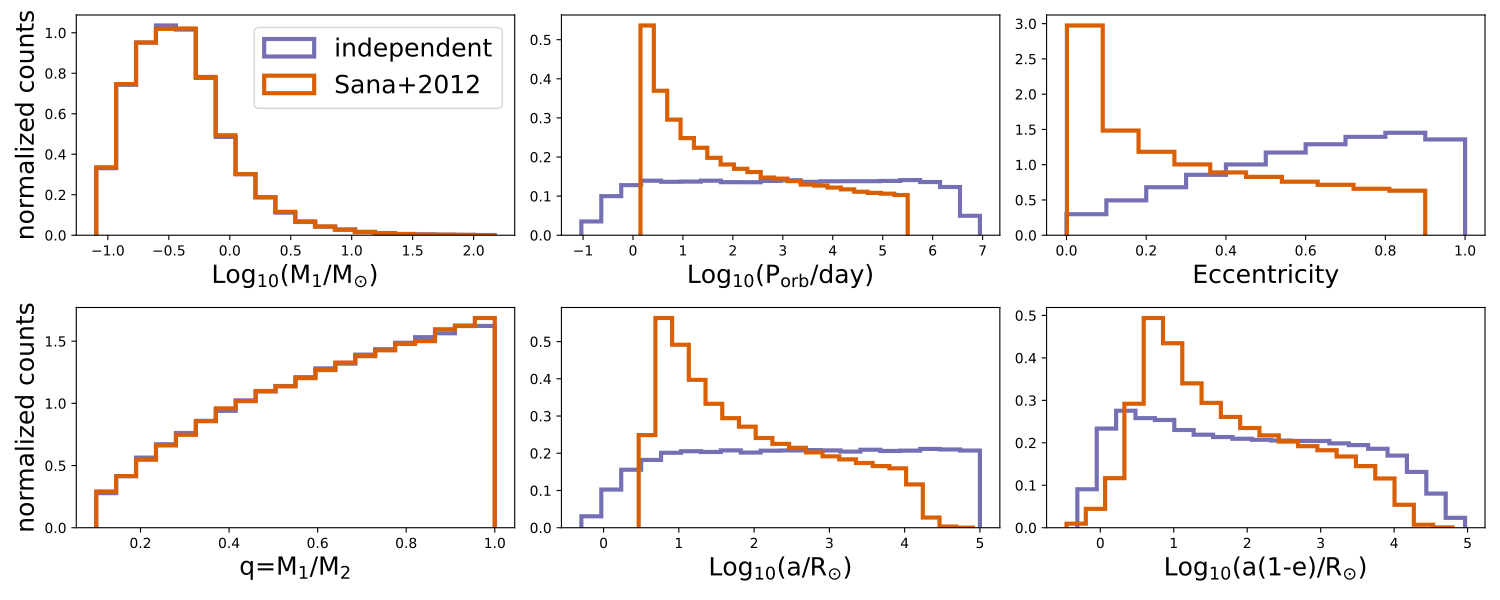

Reproduce this figure in Python.
from cosmic.utils import a_from_p
from cosmic.sample.initialbinarytable import InitialBinaryTable
import pandas as pd
import numpy as np
import matplotlib.pyplot as plt
final_kstar = np.linspace(0,14,15)
colors = {'green' : '#1b9e77', 'orange' : '#d95f02', 'purple' : '#7570b3'}
initC_logP, m_sin_logP, m_bin_logP, n_sin_logP, n_bin_logP = InitialBinaryTable.sampler('independent',
                                                                                        final_kstar1=final_kstar,
                                                                                        final_kstar2=final_kstar,
                                                                                        binfrac_model=1.0,
                                                                                        primary_model='kroupa01',
                                                                                        ecc_model='thermal',
                                                                                        porb_model='log_uniform',
                                                                                        qmin=-1,
                                                                                        SF_start=13700.0,
                                                                                        SF_duration=0.0,
                                                                                        met=0.02,
                                                                                        size=100000)
initC_Sana, m_sin_Sana, m_bin_Sana, n_sin_Sana, n_bin_Sana = InitialBinaryTable.sampler('independent',
                                                                                        final_kstar1=final_kstar,
                                                                                        final_kstar2=final_kstar,
                                                                                        binfrac_model=1.0,
                                                                                        primary_model='kroupa01',
                                                                                        ecc_model='sana12',
                                                                                        porb_model='sana12',
                                                                                        qmin=-1,
                                                                                        SF_start=13700.0,
                                                                                        SF_duration=0.0,
                                                                                        met=0.02,
                                                                                        size=100000)
initC_logP['sep'] = a_from_p(p=initC_logP.porb, m1=initC_logP.mass_1, m2=initC_logP.mass_2)
initC_Sana['sep'] = a_from_p(p=initC_Sana.porb, m1=initC_Sana.mass_1, m2=initC_Sana.mass_2)
fig = plt.figure(figsize = (15,6))
ax1 = plt.subplot(231)
ax2 = plt.subplot(232)
ax3 = plt.subplot(233)
ax4 = plt.subplot(234)
ax5 = plt.subplot(235)
ax6 = plt.subplot(236)
ax1.hist(np.log10(initC_logP.mass_1), bins = 20, histtype='step', density=True,
         lw=3, color=colors['purple'], label='independent')
ax1.hist(np.log10(initC_Sana.mass_1), bins = 20, histtype='step', density=True,
         lw=3, color=colors['orange'], label='Sana+2012')
ax1.set_xlabel(r'Log$_{10}$(M$_1$/M$_{\odot}$)', size=18)
ax1.set_ylabel('normalized counts', size=18)
ax1.legend(prop={'size' : 18})
ax2.hist(np.log10(initC_logP.porb), bins = 20, histtype='step', density=True,
         lw=3, color=colors['purple'], label='independent')
ax2.hist(np.log10(initC_Sana.porb), bins = 20, histtype='step', density=True,
         lw=3, color=colors['orange'], label='Sana+2012')
ax2.set_xlabel(r'Log$_{10}$(P$_{\rm{orb}}$/day)', size=18)
ax3.hist(initC_logP.ecc, bins = 10, histtype='step', density=True,
         lw=3, color=colors['purple'], label='independent')
ax3.hist(initC_Sana.ecc, bins = 10, histtype='step', density=True,
         lw=3, color=colors['orange'], label='Sana+2012')
ax3.set_xlabel('Eccentricity', size=18)
ax4.hist(initC_logP.mass_2/initC_logP.mass_1, bins = 20, histtype='step', density=True,
         lw=3, color=colors['purple'], label='independent')
ax4.hist(initC_Sana.mass_2/initC_Sana.mass_1, bins = 20, histtype='step', density=True,
         lw=3, color=colors['orange'], label='Sana+2012')
ax4.set_xlabel(r'q=M$_1$/M$_2$', size=18)
ax4.set_ylabel('normalized counts', size=18)
ax5.hist(np.log10(initC_logP.sep), bins = 20, histtype='step', density=True,
         lw=3, color=colors['purple'], label='independent')
ax5.hist(np.log10(initC_Sana.sep), bins = 20, histtype='step', density=True,
         lw=3, color=colors['orange'], label='Sana+2012')
ax5.set_xlabel(r'Log$_{10}$(a/R$_{\odot}$)', size=18)
ax6.hist(np.log10(initC_logP.sep*(1-initC_logP.ecc)), bins = 20, histtype='step', density=True,
         lw=3, color=colors['purple'], label='independent')
ax6.hist(np.log10(initC_Sana.sep*(1-initC_Sana.ecc)), bins = 20, histtype='step', density=True,
         lw=3, color=colors['orange'], label='Sana+2012')
ax6.set_xlabel(r'Log$_{10}$(a(1-e)/R$_{\odot}$)', size=18)
fig.tight_layout()
fig.show()
